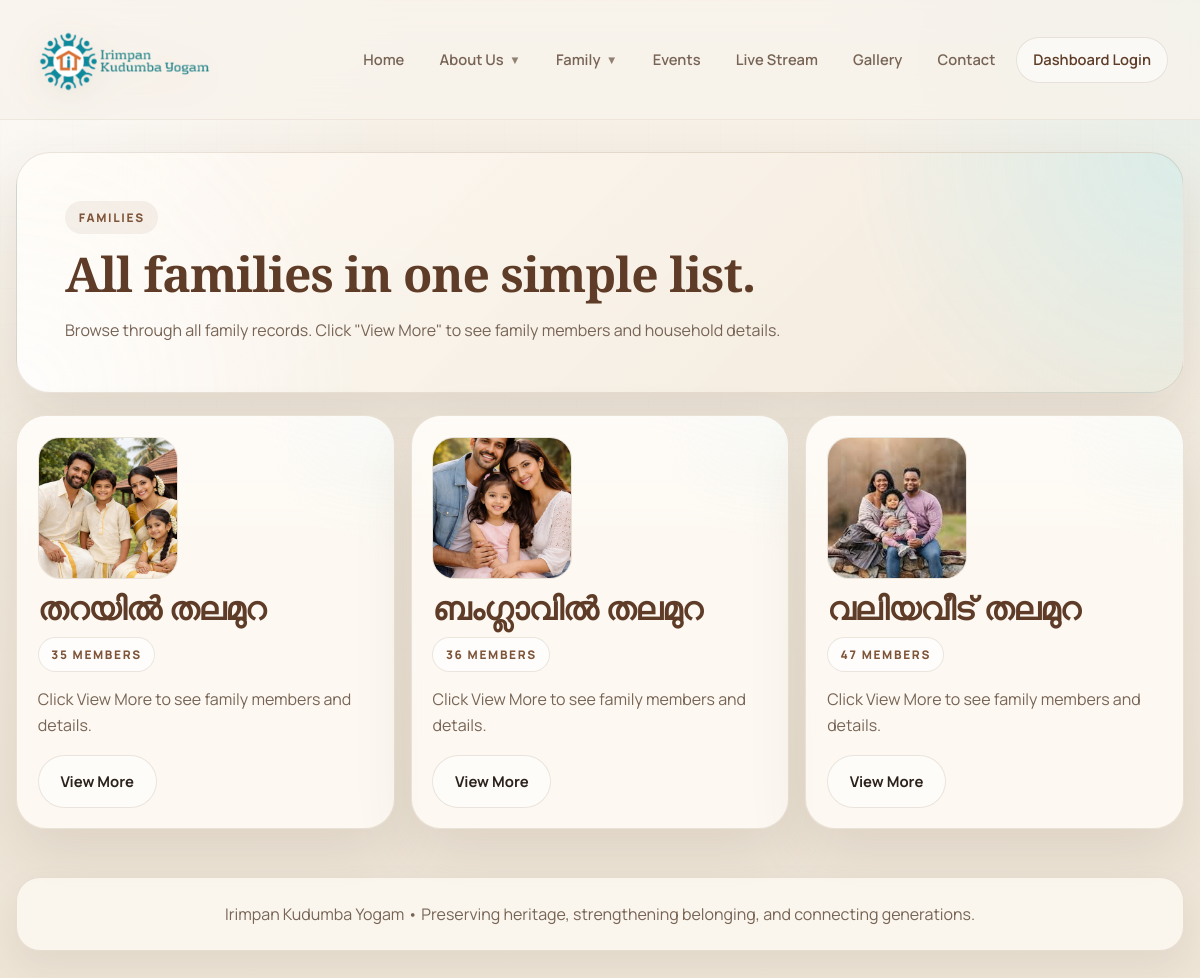
/family/, run on the app's committed database.
### tree/models.py (models this page shows, shortened)
class Family(models.Model):
    name = models.CharField(max_length=160, unique=True)
    bio = models.TextField(blank=True)
    photo = models.ImageField(upload_to='family/', null=True, blank=True)
    is_active = models.BooleanField(default=True)
    created_at = models.DateTimeField(auto_now_add=True)
    updated_at = models.DateTimeField(auto_now=True)
    class Meta:
        ordering = ['name']

### tree/views.py (the view)
# urls.py: path('family/', views.family_page, name='family_page'),
def family_page(request):
    families = Family.objects.filter(is_active=True).order_by('name')
    family_cards = []
    for family in families:
        member_count = family.members.count()
        family_cards.append({
            'family': family,
            'photo_url': family.photo.url if family.photo else None,
            'member_count': member_count,
        })
    return render(request, 'tree/family.html', {
        'family_cards': family_cards,
        'total_families': families.count(),
    })

### tree/context_processors.py (called while the page is built)
def navigation_context(request):
    return live_stream_context(request)

### tree/models.py (called while the page is built, shortened)
    @property
    def youtube_video_id(self):
        url = (self.youtube_url or '').strip()
        if not url:
            return ''
        parsed = urlparse(url)
        host = (parsed.netloc or '').lower()
        if 'youtu.be' in host:
            return parsed.path.strip('/').split('/')[0]
        if 'youtube.com' in host:
            if parsed.path == '/watch':
                return parse_qs(parsed.query).get('v', [''])[0]
        return ''

    @property
    def embed_url(self):
        video_id = self.youtube_video_id
        if not video_id:
            return ''
        return f'https://www.youtube.com/embed/{video_id}?autoplay=1&rel=0'

    @classmethod
    def increment(cls, key='public-site'):
        counter, _ = cls.objects.get_or_create(key=key)
        cls.objects.filter(pk=counter.pk).update(total_visits=F('total_visits') + 1)

### tree/views.py (called while the page is built)
def _valid_live_streams():
    streams = []
    for stream in LiveStreamSettings.objects.order_by('-is_active', '-updated_at', '-id'):
        if not stream.embed_url:
            continue
        streams.append(stream)
    return streams

def live_stream_context(request):
    active_streams = [stream for stream in _valid_live_streams() if stream.is_active]
    return {
        'nav_live_streams': active_streams,
        'nav_live_stream': active_streams[0] if active_streams else None,
    }

### tree/templates/tree/family.html (shortened to what this page needs)
{% extends "tree/base.html" %}
{% block content %}
<div class="family-page">
  <section class="page-hero">
    <span class="eyebrow">Families</span>
    <h1 class="section-title">All families in one simple list.</h1>
    <p class="section-sub">Browse through all family records. Click "View More" to see family members and household details.</p>
  </section>
  {% if family_cards %}
  <section class="family-grid">
    {% for card in family_cards %}
    <article class="family-card">
      <div class="family-card-head">
        {% if card.photo_url %}
        <div class="family-photo-wrap">
          <img src="{{ card.photo_url }}" alt="{{ card.family.name }} photo" class="family-photo">
        </div>
        {% endif %}
        <div class="family-title-row">
          <h2>{{ card.family.name }}</h2>
          <span class="family-count">{{ card.member_count }} member{% if card.member_count != 1 %}s{% endif %}</span>
        </div>
        <p class="family-bio">{{ card.family.bio|default:"Click View More to see family members and details." }}</p>
      </div>
      <div class="family-actions">
        <a href="{% url 'family_record_detail' card.family.pk %}" class="btn btn-secondary">View More</a>
      </div>
    </article>
    {% endfor %}
  </section>
  {% else %}
  <section class="info-card">
    <h3 style="color:var(--brand-strong);font-size:1.8rem;margin-bottom:0.4rem;">No families added yet</h3>
    <p>Add family names from the admin panel to populate this directory.</p>
  </section>
  {% endif %}
</div>
{% endblock %}

### tree/templates/tree/base.html (style rules this page uses)
:root { --bg: #f3efe6; --surface: rgba(255, 252, 246, 0.86); --surface-soft: #f6f0e6; --border: rgba(112, 82, 44, 0.14); --line: rgba(112, 82, 44, 0.08); --brand: #7f5539; --brand-strong: #5e3c27; --brand-soft: #a27048; --accent: #0f766e; --text: #2b221b; --text-dim: #776455; --male: #2c6893; --female: #a05078; --danger: #8b3a3a; --radius: 24px; --radius-lg: 34px; --shadow: 0 24px 60px rgba(70, 43, 24, 0.10); --shadow-soft: 0 14px 34px rgba(70, 43, 24, 0.07); --container: 1240px; }
* { box-sizing: border-box; margin: 0; padding: 0; }
html { scroll-behavior: smooth; }
body { min-height: 100vh; background: radial-gradient(circle at top left, rgba(255, 255, 255, 0.75), transparent 26%), radial-gradient(circle at top right, rgba(218, 237, 234, 0.7), transparent 24%), linear-gradient(180deg, #f8f3eb 0%, #f2ebdf 42%, #ede4d6 100%); color: var(--text); font-family: 'Manrope', sans-serif; line-height: 1.65; position: relative; }
body::before { content: ""; position: fixed; inset: 0; pointer-events: none; background-image: linear-gradient(rgba(127, 85, 57, 0.03) 1px, transparent 1px), linear-gradient(90deg, rgba(127, 85, 57, 0.03) 1px, transparent 1px); background-size: 36px 36px; mask-image: linear-gradient(180deg, rgba(0,0,0,0.32), transparent 82%); }
a { color: inherit; }
img { max-width: 100%; }
h1, h2, h3, h4 { font-family: 'Cormorant Garamond', serif; font-weight: 600; line-height: 0.98; letter-spacing: -0.02em; }
p { color: var(--text-dim); }
.btn-link, .btn { display: inline-flex; align-items: center; justify-content: center; gap: 0.45rem; border-radius: 999px; text-decoration: none; font-weight: 700; border: 1px solid transparent; transition: transform 0.2s ease, box-shadow 0.2s ease, background 0.2s ease, color 0.2s ease; cursor: pointer; }
.btn { padding: 0.82rem 1.35rem; font-size: 0.93rem; min-height: 48px; }
.btn-secondary { background: rgba(255, 255, 255, 0.55); color: var(--text); border-color: var(--border); }
:is( .card, .info-card, .surface-card, .stat-tile, .stat-card, .quick-card, .side-ad, .about-copy, .history-card, .source-card, .committee-wrap, .committee-year-card, .committee-card, .family-card, .house-block, .album-card, .contact-block, .contact-form-shell, .event-box, .event-card, .ad-section-card ) { position: relative; isolation: isolate; }
:is( .card, .info-card, .surface-card, .stat-tile, .stat-card, .quick-card, .side-ad, .about-copy, .history-card, .source-card, .committee-wrap, .committee-year-card, .committee-card, .family-card, .house-block, .album-card, .contact-block, .contact-form-shell, .event-box, .event-card, .ad-section-card )::before { content: ""; position: absolute; inset: 0; border-radius: inherit; pointer-events: none; background: linear-gradient(180deg, rgba(255,255,255,0.46), transparent 28%), radial-gradient(circle at top right, rgba(216, 236, 233, 0.28), transparent 24%); z-index: -1; }
:is( .stat-tile, .stat-card, .quick-card, .committee-card, .family-card, .album-card, .contact-block, .house-block ) { transition: transform 0.22s ease, box-shadow 0.22s ease, border-color 0.22s ease; }
:is( .stat-tile, .stat-card, .quick-card, .committee-card, .family-card, .album-card, .contact-block, .house-block ):hover { transform: translateY(-4px); box-shadow: 0 26px 50px rgba(70, 43, 24, 0.13); border-color: rgba(15, 118, 110, 0.16); }
.page-hero { position: relative; overflow: hidden; padding: clamp(1.7rem, 4vw, 3rem); background: radial-gradient(circle at top right, rgba(216, 236, 233, 0.9), transparent 28%), radial-gradient(circle at bottom left, rgba(255, 255, 255, 0.75), transparent 28%), linear-gradient(135deg, rgba(255, 251, 246, 0.9), rgba(241, 232, 218, 0.94)); border: 1px solid var(--border); border-radius: var(--radius-lg); box-shadow: var(--shadow); display: grid; gap: 1rem; }
.eyebrow { display: inline-flex; align-items: center; gap: 0.45rem; width: fit-content; padding: 0.42rem 0.86rem; border-radius: 999px; background: rgba(127, 85, 57, 0.08); color: var(--brand); font-size: 0.74rem; font-weight: 800; letter-spacing: 0.14em; text-transform: uppercase; }
.section-title { font-size: clamp(2rem, 4vw, 3.35rem); color: var(--brand-strong); margin-bottom: 0.25rem; }
.section-sub { max-width: 760px; color: var(--text-dim); font-size: 1rem; }

### data on the page
Family: shows a picture, family.name "തറയിൽ തലമുറ", member_count "35", family.bio "Click View More to see family members and details."
Family: shows a picture, family.name "ബംഗ്ലാവിൽ തലമുറ", member_count "36", family.bio "Click View More to see family members and details."
Family: shows a picture, family.name "വലിയവീട് തലമുറ", member_count "47", family.bio "Click View More to see family members and details."
